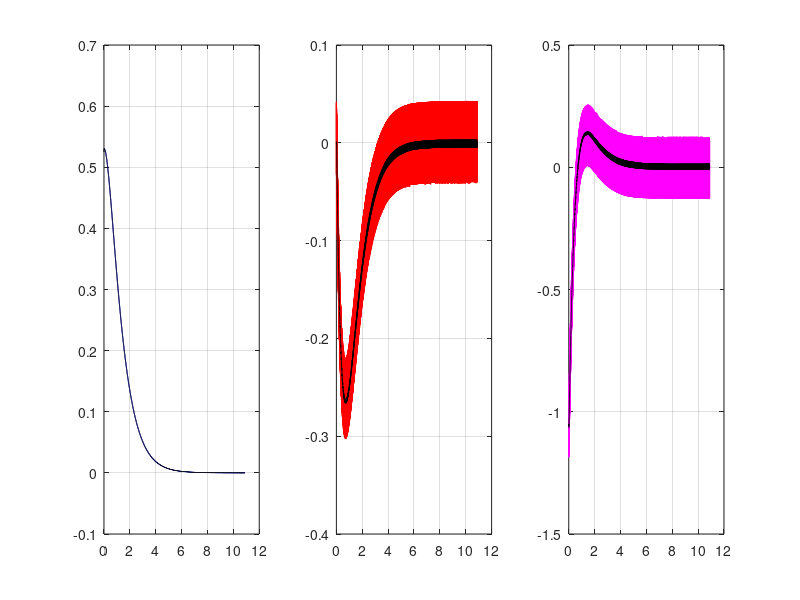

This figure's MATLAB source:
% uses function normalize_angles.m

clear all; close all; clc
%load debug data
% load dde_star.dat;
% load de.dat;
% load e.dat;
% load dJ.dat
% load J.dat;
% load dq.dat;
% load q.dat;
% load u.dat;

load unfiltered.mat;

u=u(:,1:6);
dJ=dJ(:,1:6);
J=J(:,1:6);
q=q(:,1:6);
dq=dq(:,1:6);

dt=1e-3;
n=size(u,1);
t=linspace(0,n*dt,n)';
Kp=2;
Kd=3;
pos_a=[1 -0.01];
pos_b=[0.99];
vel_a=[1 -0.995];
vel_b=[0.005];

[vel_b, vel_a] = butter(3,0.1);  
%[pos_b, pos_a] = butter(3,0.05);  

e_f=filter(pos_b,pos_a,e);
de_f=filter(vel_b,vel_a,de);
dde_star_f=-Kp*e_f-Kd*de_f;

subplot(1,3,1);
plot(t,e,'b'); grid on; hold on;
plot(t,e_f,'k');
subplot(1,3,2);
plot(t,de,'r'); grid on; hold on;
plot(t,de_f,'k');
subplot(1,3,3);
plot(t,dde_star,'m'); grid on; hold on;
plot(t,dde_star_f,'k'); 

norm(diff(dde_star_f))